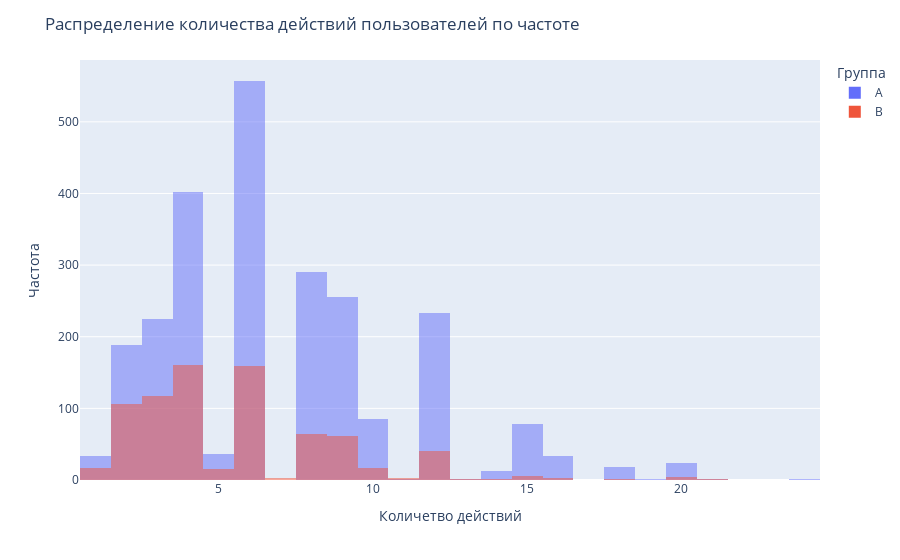

The notebook cell this image was saved under:
### Markdown cell above
Сгруппируем датасет по количеству событий, приходящихся на каждого пользователя, и оценим распределение.

### Code cell
# Сгруппируем пользователей по количеству совершенных действий с разбивкой на группы теста
counts_events_per_user = final_ab_participants.pivot_table(index='user_id', columns='group', values='event_name',\
                                                           aggfunc=['count'])\
                                              .droplevel(level=0, axis=1)

# Построим диаграмму распределения количества событий для обеих групп
fig = px.histogram(counts_events_per_user, color='group', barmode='overlay')

fig.update_layout(title='Распределение количества действий пользователей по частоте',
                  xaxis_title='Количетво действий',
                  yaxis_title='Частота',
                  legend_title_text='Группа'
                 )

fig.show()

### Figure 1 — Plotly figure (JSON) as saved in the notebook; plotly's stock layout.template omitted (floating-point values rounded to 4 significant figures; data arrays with more than 128 entries replaced by an {"elided": "..."} marker saying what was removed)
{"data": [{"alignmentgroup": "True", "bingroup": "x", "hovertemplate": "group=A<br>value=%{x}<br>count=%{y}<extra></extra>", "legendgroup": "A", "marker": {"color": "#636efa", "opacity": 0.5, "pattern": {"shape": ""}}, "name": "A", "offsetgroup": "A", "orientation": "v", "showlegend": true, "type": "histogram", "x": {"elided": "3259 int values"}, "xaxis": "x", "yaxis": "y"}, {"alignmentgroup": "True", "bingroup": "x", "hovertemplate": "group=B<br>value=%{x}<br>count=%{y}<extra></extra>", "legendgroup": "B", "marker": {"color": "#EF553B", "opacity": 0.5, "pattern": {"shape": ""}}, "name": "B", "offsetgroup": "B", "orientation": "v", "showlegend": true, "type": "histogram", "x": {"elided": "3259 int values"}, "xaxis": "x", "yaxis": "y"}], "layout": {"barmode": "overlay", "legend": {"title": {"text": "Группа"}, "tracegroupgap": 0}, "margin": {"t": 60}, "title": {"text": "Распределение количества действий пользователей по частоте"}, "xaxis": {"anchor": "y", "domain": [0, 1], "title": {"text": "Количетво действий"}}, "yaxis": {"anchor": "x", "domain": [0, 1], "title": {"text": "Частота"}}}}
